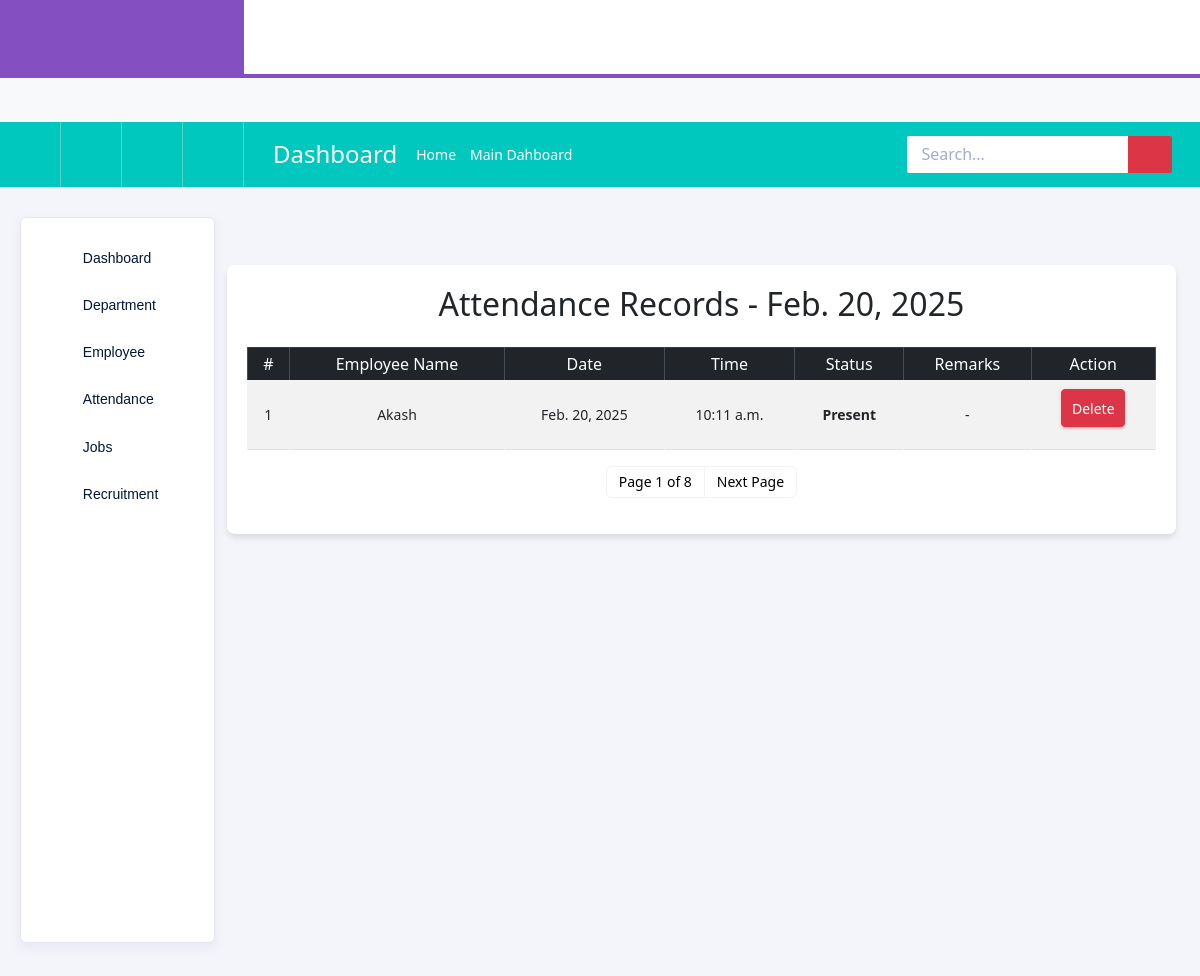
The app's page /attendance_records/, older data.
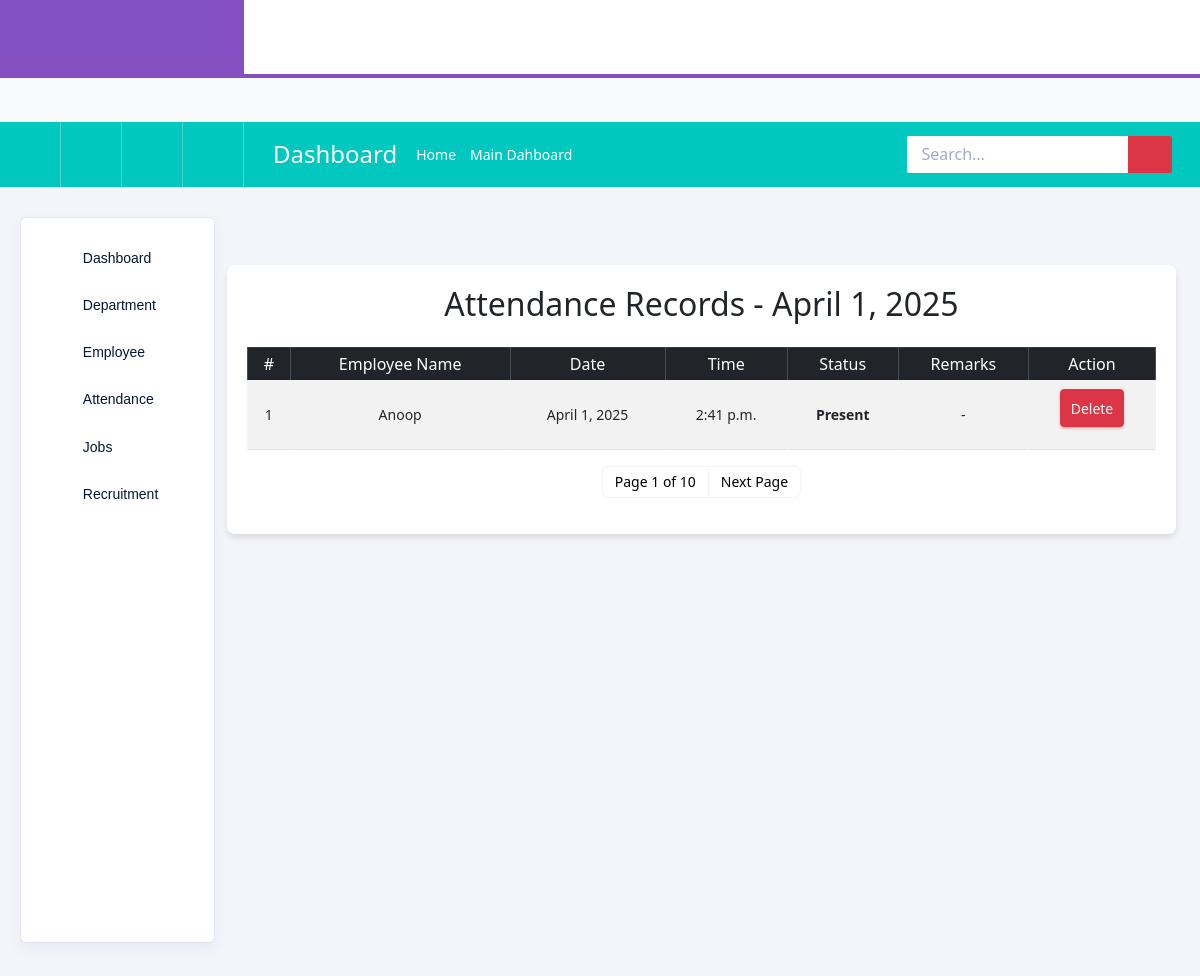
The same page, newer data.
### Backend/models.py (models this page shows, shortened)
class Attendance(models.Model):
    STATUS_CHOICES = [
        ('present', 'Present'),
        ('absent', 'Absent'),
        ('late', 'Late'),
        ('on_leave', 'On Leave'),
    ]
    employee = models.ForeignKey('Employee', on_delete=models.CASCADE)
    date = models.DateField(default=timezone.now)
    time = models.TimeField(default=timezone.now)
    status = models.CharField(max_length=20, choices=STATUS_CHOICES, default='present')
    remarks = models.CharField(max_length=20,blank=True, null=True)

class Employee(models.Model):
    SHIFT_CHOICES = [
        ('day', 'Day Shift (9:30 AM - 6:00 PM)'),
        ('night', 'Night Shift (11:00 PM - 7:30 AM)'),
    ]
    name = models.CharField(max_length=100)
    UserNaMe = models.CharField(max_length=100, null=True, blank=True, default="")
    PassWoRd = models.CharField(max_length=100, null=True, blank=True, default="")
    email = models.EmailField(unique=True)
    phone = models.IntegerField(null=True,blank=True)
    department = models.ForeignKey(Department, on_delete=models.CASCADE)
    location=models.CharField(max_length=100,null=True,blank=True)
    position = models.CharField(max_length=100)
    date_joined = models.DateField()
    salary = models.IntegerField(null=True, blank=True)
    status = models.CharField(max_length=50, choices=[('active', 'Active'), ('inactive', 'Inactive')])
    shift = models.CharField(max_length=10, choices=SHIFT_CHOICES, default="day")
    image = models.ImageField(upload_to='employee_images/', null=True, blank=True)
    rotation_date = models.DateField(null=True, blank=True)
    reason = models.TextField(null=True, blank=True)

### Backend/views.py (the view, shortened to what this page needs)
# urls.py: path("attendance_records/", views.AttendanceRecordView.as_view(), name="attendance_records"),
class AttendanceRecordView(View):
    template_name = 'admin/Attendance Record.html'
    def get(self, request):
        all_records = Attendance.objects.all().order_by('-date', '-time')
        records_by_date = {}
        for record in all_records:
            records_by_date.setdefault(record.date, []).append(record)
        sorted_dates = sorted(records_by_date.keys(), reverse=True)  # Sort dates (latest first)
        page_number = int(request.GET.get('page', 1))  # Get page number from query parameter
        paginator = Paginator(sorted_dates, 1)  # Show one day's records per page
        try:
            current_date = paginator.page(page_number).object_list[0]  # Get the date for the current page
            records = records_by_date[current_date]  # Fetch records for that date
        except:
            current_date = None
            records = []
        context = {
            'records': records,
            'current_date': current_date,
            'paginator': paginator,
            'page_number': page_number,
        }
        return render(request, self.template_name, context)

### Backend/templates/admin/Attendance Record.html (shortened to what this page needs)
{% extends 'adminindex.html' %}
{% block content %}
<html lang="en">
<head>
    <link href="https://cdn.jsdelivr.net/npm/bootstrap@5.3.0-alpha3/dist/css/bootstrap.min.css" rel="stylesheet">
</head>
<body>
    <div class="container mt-5">
        <div class="table-container">
            <h2 class="text-center mb-4">Attendance Records - {{ current_date }}</h2>
            <table class="table table-bordered table-striped text-center">
                <thead class="table-dark">
                    <tr>
                        <th>#</th>
                        <th>Employee Name</th>
                        <th>Date</th>
                        <th>Time</th>
                        <th>Status</th>
                        <th>Remarks</th>
                        <th>Action</th>
                    </tr>
                </thead>
                <tbody>
                    {% for record in records %}
                    <tr class="status-{{ record.status }}">
                        <td>{{ forloop.counter }}</td>
                        <td>{{ record.employee.name }}</td>
                        <td>{{ record.date }}</td>
                        <td>{{ record.time }}</td>
                        <td><strong>{{ record.get_status_display }}</strong></td>
                        <td>{{ record.remarks|default:"-" }}</td>
                        <td>
                            <form method="POST">
                                <button type="submit" class="btn btn-danger btn-sm">Delete</button>
                            </form>
                        </td>
                    </tr>
                    {% empty %}
                    <tr>
                        <td colspan="7">No attendance records found.</td>
                    </tr>
                    {% endfor %}
                </tbody>
            </table>
            <nav aria-label="Page navigation">
                <ul class="pagination justify-content-center">
                    <li class="page-item disabled">
                        <a class="page-link">Page {{ page_number }} of {{ paginator.num_pages }}</a>
                    </li>
                    {% if page_number < paginator.num_pages %}
                        <li class="page-item">
                            <a class="page-link" href="?page={{ page_number|add:1 }}">Next Page</a>
                        </li>
                    {% endif %}
                </ul>
            </nav>
        </div>
    </div>
</body>
</html>
{% endblock %}

### Backend/templates/adminindex.html (shortened to what this page needs)
# <!DOCTYPE html>
{% load static %}
<html lang="en">
<head>
  <link rel="stylesheet" href="{% static 'vendors/typicons/typicons.css' %}">
  <link rel="stylesheet" href="{% static 'vendors/css/vendor.bundle.base.css' %}">
  <link rel="stylesheet" href="{% static 'css/vertical-layout-light/style.css' %}">
</head>
<body>
  <div class="container-scroller">
    <nav class="navbar col-lg-12 col-12 p-0 fixed-top d-flex flex-row">
      <div class="navbar-brand-wrapper d-flex justify-content-center">
        <div class="navbar-brand-inner-wrapper d-flex justify-content-between align-items-center w-100">
          <button class="navbar-toggler navbar-toggler align-self-center" type="button" data-toggle="minimize">
            <span class="typcn typcn-th-menu"></span>
          </button>
        </div>
      </div>
      <div class="navbar-menu-wrapper d-flex align-items-center justify-content-end">
        <ul class="navbar-nav mr-lg-2">
        </ul>
      </div>
    </nav>
    <nav class="navbar-breadcrumb col-xl-12 col-12 d-flex flex-row p-0">
      <div class="navbar-links-wrapper d-flex align-items-stretch">
        <div class="nav-link">
          <a href="javascript:;"><i class="typcn typcn-calendar-outline"></i></a>
        </div>
        <div class="nav-link">
          <a href="javascript:;"><i class="typcn typcn-mail"></i></a>
        </div>
        <div class="nav-link">
          <a href="javascript:;"><i class="typcn typcn-folder"></i></a>
        </div>
        <div class="nav-link">
          <a href="javascript:;"><i class="typcn typcn-document-text"></i></a>
        </div>
      </div>
      <div class="navbar-menu-wrapper d-flex align-items-center justify-content-end">
        <ul class="navbar-nav mr-lg-2">
          <li class="nav-item ml-0">
            <h4 class="mb-0">Dashboard</h4>
          </li>
          <li class="nav-item">
            <div class="d-flex align-items-baseline">
              <p class="mb-0">Home</p>
              <i class="typcn typcn-chevron-right"></i>
              <p class="mb-0">Main Dahboard</p>
            </div>
          </li>
        </ul>
        <ul class="navbar-nav navbar-nav-right">
          <li class="nav-item nav-search d-none d-md-block mr-0">
            <div class="input-group">
              <input type="text" class="form-control" placeholder="Search..." aria-label="search" aria-describedby="search">
              <div class="input-group-prepend">
                <span class="input-group-text" id="search">
                  <i class="typcn typcn-zoom"></i>
                </span>
              </div>
            </div>
          </li>
        </ul>
      </div>
    </nav>
    <div class="container-fluid page-body-wrapper">
      <nav class="sidebar sidebar-offcanvas" id="sidebar">
        <ul class="nav">
          <li class="nav-item">
            <a class="nav-link" href="{% url 'adminpage' %}">
              <i class="typcn typcn-device-desktop menu-icon"></i>
              <span class="menu-title">Dashboard</span>
            </a>
          </li>
          <li class="nav-item">
            <a class="nav-link" data-toggle="collapse" href="#ui-basic" aria-expanded="false" aria-controls="ui-basic">
              <i class="typcn typcn-document-text menu-icon"></i>
              <span class="menu-title">Department</span>
              <i class="menu-arrow"></i>
            </a>
          </li>
          <li class="nav-item">
            <a class="nav-link" data-toggle="collapse" href="#form-elements" aria-expanded="false" aria-controls="form-elements">
              <i class="typcn typcn-film menu-icon"></i>
              <span class="menu-title">Employee</span>
              <i class="menu-arrow"></i>
            </a>
          </li>
          <li class="nav-item">
            <a class="nav-link" data-toggle="collapse" href="#form-elements1" aria-expanded="false" aria-controls="form-element1">
              <i class="typcn typcn-document-text menu-icon"></i>
              <span class="menu-title">Attendance</span>
              <i class="menu-arrow"></i>
            </a>
          </li>
          <li class="nav-item">
            <a class="nav-link" data-toggle="collapse" href="#form-elements2" aria-expanded="false" aria-controls="form-element2">
                <i class="typcn typcn-document-text menu-icon"></i>
                <span class="menu-title">Jobs</span>
                <i class="menu-arrow"></i>
            </a>
        </li>
          <li class="nav-item">
            <a class="nav-link" data-toggle="collapse" href="#form-elements3" aria-expanded="false" aria-controls="form-element3">
              <i class="typcn typcn-document-text menu-icon"></i>
              <span class="menu-title">Recruitment</span>
              <i class="menu-arrow"></i>
            </a>
          </li>
        </ul>
      </nav>
      {% block content %}{% endblock %}
      </div>
    </div>
</body>
</html>

### Backend/templates/admin/Attendance Record.html (style rules this page uses)
body { background-color: #f8f9fa; }
.table-container { background-color: white; padding: 20px; border-radius: 8px; box-shadow: 0 4px 6px rgba(0, 0, 0, 0.1); }
.status-present { background-color: #d4edda !important; }

Row changes from the older to the newer data that the page shows:
no longer on this page (row unchanged): Attendance: date "Feb. 20, 2025", employee.name "Akash", time "10:11 a.m.", status "Present", remarks "-"
added Attendance: date "April 1, 2025", employee.name "Anoop", time "2:41 p.m.", status "Present", remarks "-"
Text that changed along with them:
{{ paginator.num_pages }}: "8" → "10"
